Frame 1 (no input): blank canvas, image omitted
Frame 60 (the mouse pressed at the canvas centre just before this capture): blank canvas, image omitted
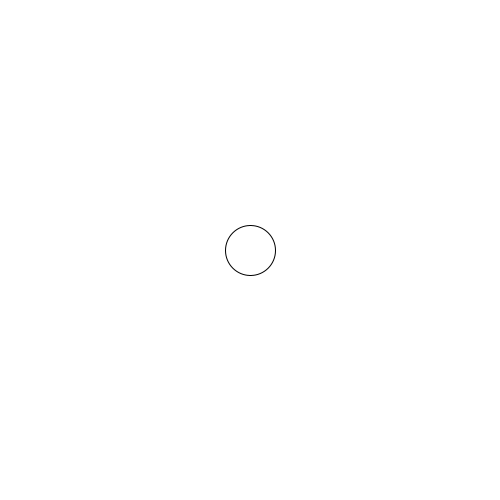
Frame 120 (the mouse held since frame 60 and released just before this capture)

The Processing sketch whose frames 1 and 60 were blank and that drew this single picture after the mouse press (run headless with seeded random() and noise(); from frame 60 on, the mouse is pressed at the canvas centre):

// Processing sketch: challenage_03_1
// ── challenage_03_1.pde

void setup(){
  size(500,500);
}
void draw(){
  background (255);
  ellipse(mouseX,mouseY,50,50);
}
